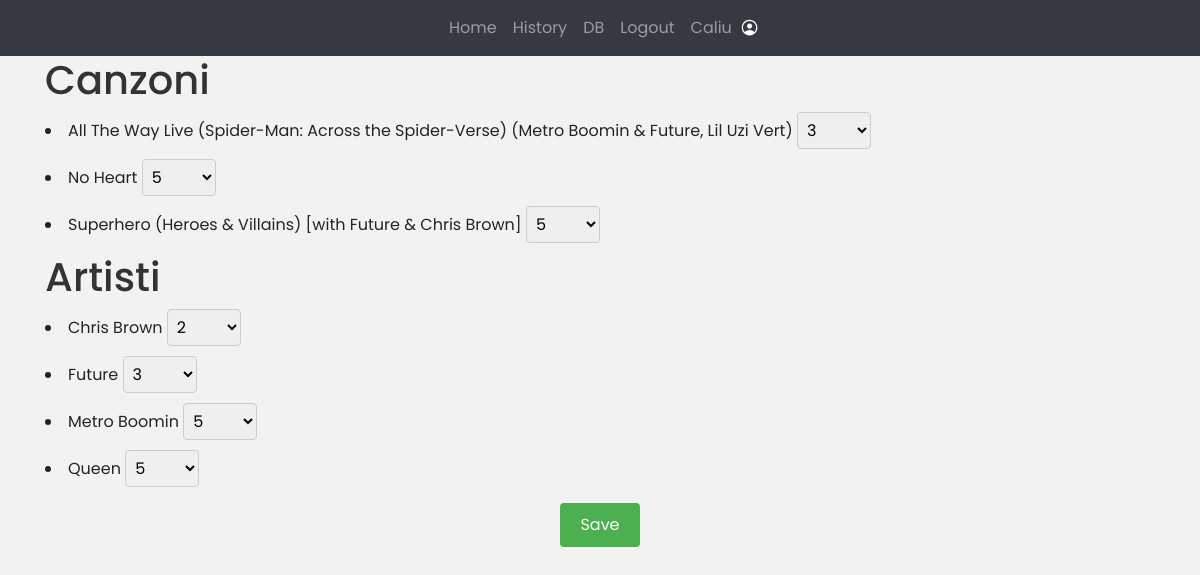
The page /history (signed in) on the database its author committed.
### website/models.py (models this page shows)
class User(db.Model, UserMixin):
    id = db.Column(db.Integer, primary_key=True)
    email = db.Column(db.String(150), unique=True)
    password = db.Column(db.String(150))
    username = db.Column(db.String(150), unique=True)

class Song(db.Model):
    id = db.Column(db.String(150), primary_key=True)
    name = db.Column(db.String(150))

class Artist(db.Model):
    id = db.Column(db.String(150), primary_key=True)
    name = db.Column(db.String(150))
    genre = db.Column(db.String(150))

### tables this page shows
CREATE TABLE user_song_rating (
	user_id INTEGER NOT NULL, 
	song_id VARCHAR(150) NOT NULL, 
	rating INTEGER, 
	PRIMARY KEY (user_id, song_id), 
	FOREIGN KEY(user_id) REFERENCES user (id), 
	FOREIGN KEY(song_id) REFERENCES song (id)
);

CREATE TABLE user_artist_rating (
	user_id INTEGER NOT NULL, 
	artist_id VARCHAR(150) NOT NULL, 
	rating INTEGER, 
	PRIMARY KEY (user_id, artist_id), 
	FOREIGN KEY(user_id) REFERENCES user (id), 
	FOREIGN KEY(artist_id) REFERENCES artist (id)
);

### website/views.py (the view, shortened to what this page needs)
@views.route('/history', methods=['GET', 'POST'])
@login_required
def history(): # prendere le canzoni/artisti di ogni utente e il rispettivo voto
    ratings_artist = db.session.query(user_artist_rating.c.rating, Artist.name, Artist.id).join(Artist).filter(user_artist_rating.c.user_id == current_user.id).order_by(Artist.name.asc()).all()
    ratings = db.session.query(user_song_rating.c.rating, Song.name, Song.id).join(Song).filter(user_song_rating.c.user_id == current_user.id).order_by(Song.name.asc()).all()
    return render_template("history.html.j2", user=current_user, ratings=ratings, ratings_artist = ratings_artist)

### website/__init__.py (called while the page is built)
def create_app():
    app = Flask(__name__)
    app.config['SECRET_KEY'] = 'chiaveSegretaMaturita'
    app.config['SQLALCHEMY_DATABASE_URI'] = f'sqlite:///{DB_NAME}'
    db.init_app(app)
    from .views import views
    from .auth import auth
    app.register_blueprint(views, url_prefix='/')
    app.register_blueprint(auth, url_prefix='/')
    from .models import User
    with app.app_context():
        db.create_all()
    login_manager = LoginManager()
    login_manager.login_view = 'auth.login'
    login_manager.init_app(app)
    @login_manager.user_loader
    def load_user(id):
        return User.query.get(int(id))
    return app

### website/templates/history.html.j2 (shortened to what this page needs)
{% extends "base.html.j2" %}
{% block content %}
<form method="POST">
    <ul>
        <h1>Canzoni</h1>
        {% for rating in ratings %}
        <li><span>{{rating.name}}</span> <select name={{rating.id}}>
            {% for x in range(1,6) %}
                {% if x != rating.rating %}
                <option value={{x}}>{{x}}</option>
                {% else %}
                <option value={{x}} selected>{{x}}</option>
                {% endif %}
            {% endfor %}
        </select>
        </li>
        {% endfor %}
        <h1>Artisti</h1>
        {% for rating_artist in ratings_artist %}
        <li><span>{{rating_artist.name}}</span> <select name={{rating_artist.id}}>
            {% for x in range(1,6) %}
                {% if x != rating_artist.rating %}
                <option value={{x}}>{{x}}</option>
                {% else %}
                <option value={{x}} selected>{{x}}</option>
                {% endif %}
            {% endfor %}
        </select>
        </li>
        {% endfor %}
    </ul>
    <center><input type="submit" value="Save"></center>
</form>
{% endblock %}

### website/templates/base.html.j2 (shortened to what this page needs)
<!DOCTYPE html>
<html lang="en">
<head>
    <link
      rel="stylesheet"
      href="https://stackpath.bootstrapcdn.com/bootstrap/4.4.1/css/bootstrap.min.css"
    />
    <link
      rel="stylesheet"
      href="https://stackpath.bootstrapcdn.com/font-awesome/4.7.0/css/font-awesome.min.css"
    />
</head>
<body>
    <nav class="navbar navbar-expand-lg navbar-dark bg-dark">
        <div class="collapse navbar-collapse" id="navbar">
            <div class="navbar-nav" style="align-items:center">
                {% if user.is_authenticated %}
                <a class="nav-item nav-link" id="home" href="/">Home</a>
                <a class="nav-item nav-link" id="history" href="/history">History</a>
                    {% if user.username == "Caliu" %}
                    <a class="nav-item nav-link" id="db" href="/provadb">DB</a>
                    {% endif %}
                <a class="nav-item nav-link" id="logout" href="/logout">Logout</a>
                <span class="nav-item nav-link" id="username-display-item" href="">{{ user.username }}</span>
                <ion-icon name="person-circle-outline" id="username-display-icon"></ion-icon>
                {% else %}
                <a class="nav-item nav-link" id="login" href="/login">Login</a>
                <a class="nav-item nav-link" id="signUp" href="/signup">Sign Up</a>
                {% endif %}
            </div>
        </div>
    </nav>
    <div class="container">
        {% block content %}
        {% endblock %}
    </div>
</body>
</html>

### website/templates/base.html.j2 (style rules this page uses)
* { font-family: 'poppins',sans-serif; }
ion-icon { color: #fff; font-size: 1.2em; top: 33.5%; }
.navbar-collapse { flex-direction: column; }

### website/templates/history.html.j2 (style rules this page uses)
body { background-color: #f2f2f2; }
h1 { color: #333; }
ul { list-style:disc inside; padding: 0; }
li { margin-bottom: 10px; }
select { padding: 5px; font-size: 16px; border-radius: 4px; border: 1px solid #ccc; }
input[type="submit"] { padding: 10px 20px; font-size: 16px; background-color: #4caf50; color: #fff; border: none; border-radius: 4px; cursor: pointer; }

### rows shown on the page
User: username "Caliu"
user_song_rating: name "All The Way Live (Spider-Man: Across the Spider-Verse) (Metro Boomin & Future, Lil Uzi Vert)", value "3"
user_song_rating: name "No Heart", value "5"
user_song_rating: name "Superhero (Heroes & Villains) [with Future & Chris Brown]", value "5"
user_artist_rating: name "Chris Brown", value "2"
user_artist_rating: name "Future", value "3"
user_artist_rating: name "Metro Boomin", value "5"
user_artist_rating: name "Queen", value "5"
